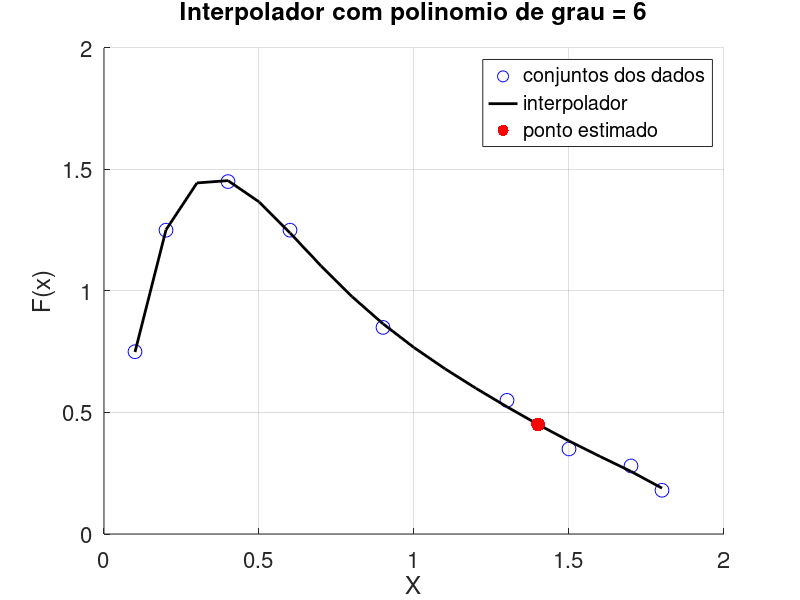

This figure's MATLAB source:
function lista5()
  clc;

  x = [0.1; 0.2; 0.4; 0.6; 0.9; 1.3; 1.5; 1.7; 1.8];
  y = [0.75; 1.25; 1.45; 1.25; 0.85; 0.55; 0.35; 0.28; 0.18];
  ordem = 6;
  xx = 1.4;

  a = calcularPolinomio(x,y,ordem)
  imprimepolinomio(a);
  grafico(x, y, xx, a, ordem);
  [r2,r] = coeficienteDeterminacao(x,y,a)
  fprintf("O coeficiente de determinação (r2) é: %f\nO coeficiente de correlação (r) é: %f\n", r2, r);

endfunction

function X = calcularPolinomio(x,y,ordem)

  n = size(x,1);

  if(n<(ordem+1))
    fprintf("É impossível realizar a Regressão.\n\n");
  else

    for(i=1:(ordem+1))
      for(j=1:i)
        k=i+j-2;
        soma=0;

        for(l=1:n)
          soma = soma + x(l)^k;
        endfor

        a(i,j) = soma;
        a(j,i) = soma;
      endfor

      soma = 0;

      for(l=1:n)
        soma = soma + y(l)*x(l)^(i-1);
      endfor

      a(i,(ordem+2))=soma;

    endfor

    aA = a(:,1:size(a,2)-1);
    aB = a(:,size(a,2):size(a,2));
    X=aA\aB;

  endif
endfunction

function X = funcaoPolinomial(a,xx)

  som = 0;

  for(i=1:size(a,1))
    som=som + a(i)*xx^(i-1);
  endfor

  X = som;

endfunction

function imprimepolinomio(a)

  pol = "";
  i = numel(a);

  while(i > 1)
    pol = [pol, num2str(a(i)), " * x^", num2str(i-1), " + "];
    i--;
  endwhile

  pol = [pol, num2str(a(i)), " * x"];
  fprintf("O polinômio encontrado é: %s \n", pol);

endfunction

function [r2,r] = coeficienteDeterminacao(x,y,a)
  sr=0;
  st=0;
  for(i=1:size(x,1))
    sr=sr+(y(i)-funcaoPolinomial(a,x(i)))^2;
    st=st+(y(i)-mean(y))^2;
  endfor
  r2=(st-sr)/st;
  r=sqrt(r2);
endfunction


function grafico(X, Y, XX, a, n)
  ponto = [XX, funcaoPolinomial(a, XX)];
  i = 1;

  for j = min(X):0.1:max(X)
    todosX(i) = j;
    todosFX(i) = funcaoPolinomial(a, j);
    i = i + 1;
  endfor

  clf;
  figure(1);
  hold on;
  plot(X, Y, 'o', 'markersize', 10, 'color', 'b')
  plot(todosX, todosFX, 'linewidth', 2, 'color', 'black')
  plot(ponto(1), ponto(2), '.', 'color', 'red', 'markersize', 30)
  hold off;
  set(gca,'fontsize', 16);
  grid on;
  xlabel('X');
  ylabel('F(x)');
  title(sprintf('Interpolador com polinomio de grau = %d\n', n));
  legend('conjuntos dos dados','interpolador','ponto estimado');
endfunction

